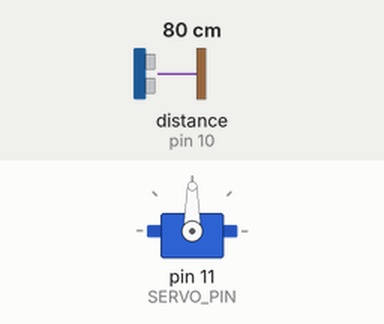
Simulated run of this sketch. Board: Arduino Uno, built with avr-gcc and run on an emulated ATmega328P. Parts: servo. Wiring (inferred from the names in the program): ultrasonic range finder: trigger pin 9; echo pin 10. The test bench sets the inputs (shaded band); at power-on: distance to the obstacle (sensor on pin 10) 80 cm. The echo pulse lasts 58.3 µs per cm; what the sketch prints to the serial monitor is not drawn.

Above: at 0.1 s.
2.3 s: distance to the obstacle (sensor on pin 10) set to 2 cm
At 3.1 s:
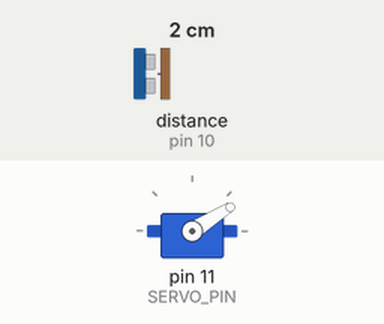
5.3 s: distance to the obstacle (sensor on pin 10) set to 250 cm
At 5.35 s:
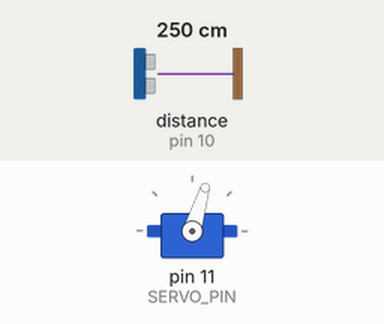
8.3 s: distance to the obstacle (sensor on pin 10) set to 4 cm
At 8.8 s:
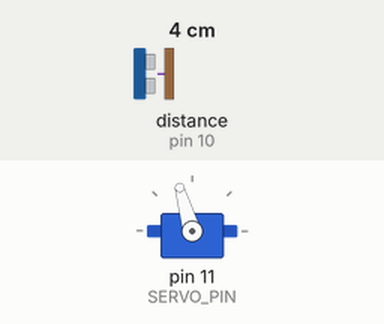
11.3 s: distance to the obstacle (sensor on pin 10) set to 18 cm
14.3 s: distance to the obstacle (sensor on pin 10) set to 120 cm
Timing chart, 0 to 18.3 s (numbered marks = the images above; inputs shaded):
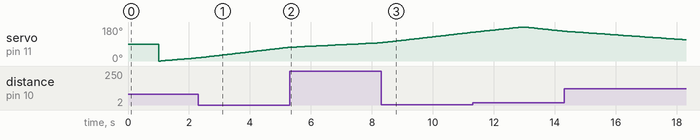

The sketch:

main.ino
```cpp
#include <Servo.h>

const int TRIG_PIN = 9;
const int ECHO_PIN = 10;
const int SERVO_PIN = 11;

const int MIN_ANGLE = 0;
const int MAX_ANGLE = 180;
const int STEP_DELAY = 25;       // Servo stabilization delay (ms)
const int NUM_SAMPLES = 5;       // Number of samples for averaging
const int MAX_DISTANCE = 400;    // Maximum measurable distance (cm)

Servo radarServo;
long duration = 0;
void setup() {
  Serial.begin(9600);

  pinMode(TRIG_PIN, OUTPUT);
  pinMode(ECHO_PIN, INPUT);

  radarServo.attach(SERVO_PIN);
  radarServo.write(90);  // Start from center

  delay(1000); // Stabilization time
}
void loop() {
  scanForward();
  scanBackward();
}
void scanForward() {
  for (int angle = MIN_ANGLE; angle <= MAX_ANGLE; angle++) {
    processAngle(angle);
  }
}

void scanBackward() {
  for (int angle = MAX_ANGLE; angle >= MIN_ANGLE; angle--) {
    processAngle(angle);
  }
}

void processAngle(int angle) {
  radarServo.write(angle);
  delay(STEP_DELAY);

  int distance = getFilteredDistance();
  sendData(angle, distance);
}

int measureDistance() {
  // Ensure clean LOW signal
  digitalWrite(TRIG_PIN, LOW);
  delayMicroseconds(2);

  // Send trigger pulse
  digitalWrite(TRIG_PIN, HIGH);
  delayMicroseconds(10);
  digitalWrite(TRIG_PIN, LOW);

  // Read echo pulse (with timeout)
  duration = pulseIn(ECHO_PIN, HIGH, 30000); // 30 ms timeout

  // If no echo received
  if (duration == 0) {
    return MAX_DISTANCE;
  }

  int distance = duration * 0.034 / 2;

  // Clamp values
  if (distance > MAX_DISTANCE) distance = MAX_DISTANCE;
  if (distance < 2) distance = 2;

  return distance;
}

int getFilteredDistance() {
  int sum = 0;

  for (int i = 0; i < NUM_SAMPLES; i++) {
    sum += measureDistance();
    delay(5);
  }

  return sum / NUM_SAMPLES;
}

void sendData(int angle, int distance) {
  Serial.print(angle);
  Serial.print(",");
  Serial.print(distance);
  Serial.print(".");
}
```
